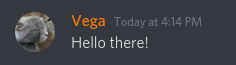
#> input picture test.png, 236 x 65 px
$ python test.py
#> lines starting #> are read from the running program, lines starting #| are printed output that depends on the picture
#> further down, image is the input picture: shape (65, 236, 3); mean B, G, R 68.4, 63.4, 62.9
### dispyscan.py
import cv2
import pytesseract
from pytesseract import Output


def apply_brightness_contrast(input_img, brightness=0, contrast=0):
    if brightness != 0:
        if brightness > 0:
            shadow = brightness
            highlight = 255
        else:
            shadow = 0
            highlight = 255 + brightness
        alpha_b = (highlight - shadow) / 255
        gamma_b = shadow

        buf = cv2.addWeighted(input_img, alpha_b, input_img, 0, gamma_b)
    else:
        buf = input_img.copy()

    if contrast != 0:
        f = 131 * (contrast + 127) / (127 * (131 - contrast))
        alpha_c = f
        gamma_c = 127 * (1 - f)

        buf = cv2.addWeighted(buf, alpha_c, buf, 0, gamma_c)

    return buf


# [7 lines left out: function avg, not called in this run]


def recornize(image, confidence_bar=80, invert=True, debug=False):
#> called with confidence_bar = 80, invert = True, debug = False
    og_wide = len(image[0])
#> og_wide = 236
    conf = 0

    # Invert Image
    if invert:
        image = cv2.bitwise_not(image)
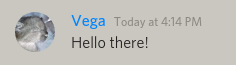
#> image: shape (65, 236, 3); mean of channels 0, 1, 2 186.6, 191.6, 192.1; drawn as B, G, R

    # Normalize
    image = cv2.cvtColor(image, cv2.COLOR_BGR2GRAY)
#> image: shape (65, 236)
    image = apply_brightness_contrast(image, 0, 50)
#> in apply_brightness_contrast, `buf = cv2.addWeighted(buf, alpha_c, buf, 0, gamma_c)`:
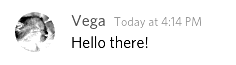
#> buf: shape (65, 236); min 0, max 255, mean 242.4

    while True:

        # Scan
        results = pytesseract.image_to_data(image, output_type=Output.DICT, config="--psm 11")
        # [13 lines of commented-out code are left out]
        confidence = avg(results['conf'])

        if debug:
            print(r"I'm " + str(confidence) + "% sure")

        if confidence > confidence_bar:
            # cv2.imwrite("tmp.png", image)
            text = list(filter(lambda x: x, results['text']))
            return text

        if conf < confidence_bar and len(image[0]) > (og_wide - 50) and len(image[0]) > 70:
            if debug:
                print("trying again!")
        else:
            return None

        image = image[:, 5:]

# Use
#    image = cv2.imread(filename)
# To read .png images. They're just 2D arrays with [R, G, B] in them.
# Pipe that 2D array into
#    recornize(image)
# To get words out of it.

### test.py
import dispyscan, cv2

image = cv2.imread("test.png")
print([dispyscan.recornize(image)])
#> (the call stopped at in recornize, `results = pytesseract.image_to_data(image, output_type=Output.DICT, co..`: pytesseract is not available in this run)
